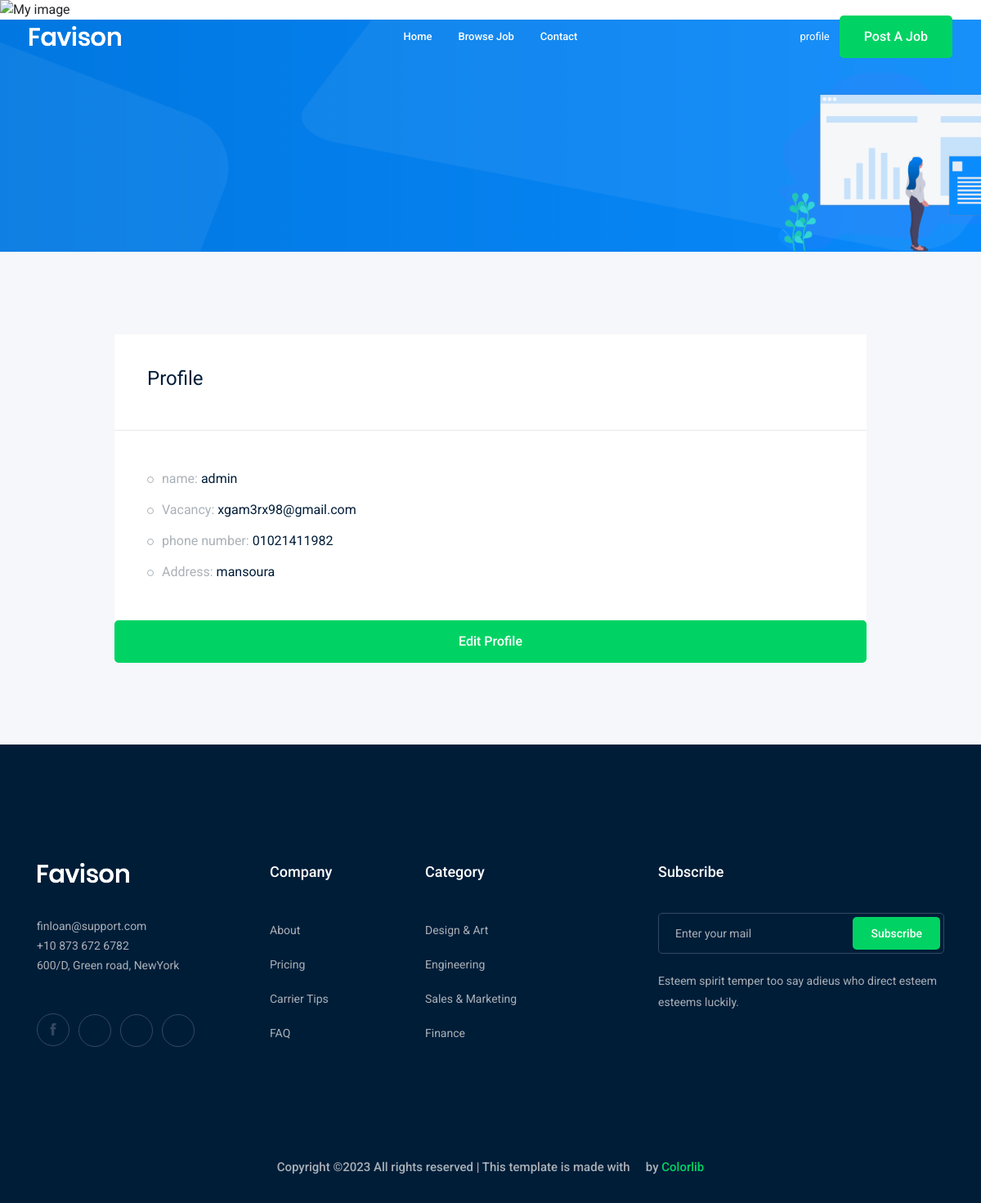
The app's page /accounts/profile (signed in) with its own data.
### accounts/models.py (models this page shows)
class Profile(models.Model):
    user = models.OneToOneField(User, on_delete=models.CASCADE)
    city = models.ForeignKey('City', related_name='user_city', on_delete=models.CASCADE, blank=True, null=True)
    phone_number = models.CharField(max_length=15)
    image = models.ImageField(upload_to='profile/')
    def __str__(self):
        return str(self.user)

class City(models.Model):
    name = models.CharField(max_length=30)
    def __str__(self):
        return self.name

### accounts/views.py (the view)
# urls.py: path('profile', views.profile, name='profile'),
def profile(request):
    profile = Profile.objects.get(user=request.user)
    return render(request, 'accounts/profile.html', {'profile': profile})

### accounts/templates/accounts/profile.html (shortened to what this page needs)
{% extends 'base.html' %}
{% load bootstrap4 %}
{% block body %}
    <div class="bradcam_area bradcam_bg_1">
        <div class="container">
            <div class="row">
                <div class="col-xl-12">
                </div>
            </div>
        </div>
    </div>
    <div class="job_details_area">
        <div class="container">
            <div class="row">
                <div class="col-lg-10 mx-auto">
                    <div class="job_sumary">
                        <div class="summery_header">
                            <h3>Profile</h3>
                        </div>
                        <div class="job_content b-6">
                            <ul>
                                <li>name: <span>{{profile}}</span></li>
                                <li>Vacancy: <span>{{profile.user.email}}</span></li>
                                <li>phone number: <span>{{profile.phone_number}}</span></li>
                                <li>Address: <span>{{profile.city}}</span></li>
                            </ul>
                        </div>
                        <div class="p-6 ">
                            <a class="boxed-btn3 w-100" href="{% url 'accounts:profile_edit' %}">Edit Profile</a>
                    </div>
                    </div>
                </div>
            </div>
        </div>
    </div>
{% endblock body%}

### records on screen
Profile: user.username "admin", user.email "xgam3rx98@gmail.com", phone_number "01021411982", city "mansoura"
